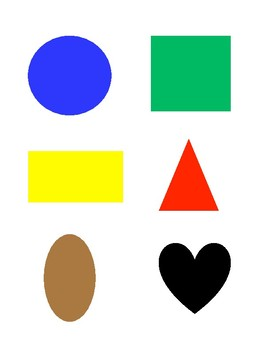
#> input picture OpenCV/ColourDetection/CroppingDiffColours/Color&Shapes.jpg, 270 x 350 px, given in place of the camera
$ python BasicHSVTrial.py
#> lines starting #> are read from the running program, lines starting #| are printed output that depends on the picture; after the words box and inside, x2 and y2 are one past the last pixel; in counts of white or black regions, pixels touching at a corner belong together
#Hue varies from 0-180 degree
#Sat varies form 0-255
#val varies form 0-255
import cv2
import numpy as np

cap = cv2.VideoCapture(0)

while True:
    _, frame = cap.read()
#> frame is the input picture: shape (350, 270, 3); mean B, G, R 208.8, 219.5, 214
    frame = cv2.flip(frame, 1)
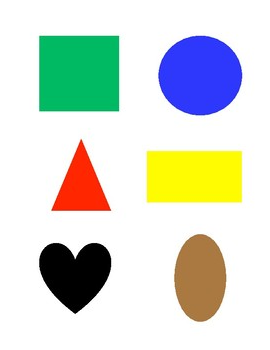
#> frame: shape (350, 270, 3); mean B, G, R 208.8, 219.5, 214
    HSV_Frame = cv2.cvtColor(frame, cv2.COLOR_BGR2HSV)
#> HSV_Frame: shape (350, 270, 3); mean H, S, V 22.4, 52.6, 237

    #blue mask
    low_blue = np.array([100, 100, 80]) #lower boundary
    high_blue = np.array([179, 255, 255]) #upper boundary
    blue_mask = cv2.inRange(HSV_Frame, low_blue, high_blue)
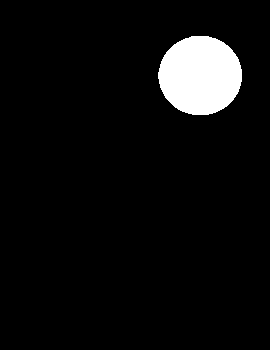
#> blue_mask: shape (350, 270); 5.5% white; 1 white region, box (x1, y1, x2, y2) and area: (158, 36, 242, 115) 5218
    blue_mask = cv2.medianBlur(blue_mask, 9) #bluring to reduce noice and get smooth image
#> blue_mask: shape (350, 270); 5.5% white; 1 white region, box (x1, y1, x2, y2) and area: (158, 36, 242, 115) 5203
    blue = cv2.bitwise_and(frame, frame, mask=blue_mask) #frame&frame and will display only on while part of mask
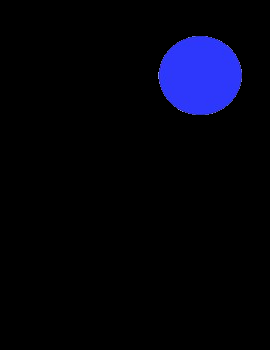
#> blue: shape (350, 270, 3); mean B, G, R 13.7, 3.1, 2.6

    cv2.imshow("Frame", frame)
    cv2.imshow("HSV_Frame", HSV_Frame)
    cv2.imshow("Blue Mask", blue_mask)
    cv2.imshow("Blue", blue)
    key = cv2.waitKey(1)
#> (key Esc is pressed here)
    if key == ord('s'):
        break

cv2.destroyAllWindows()
